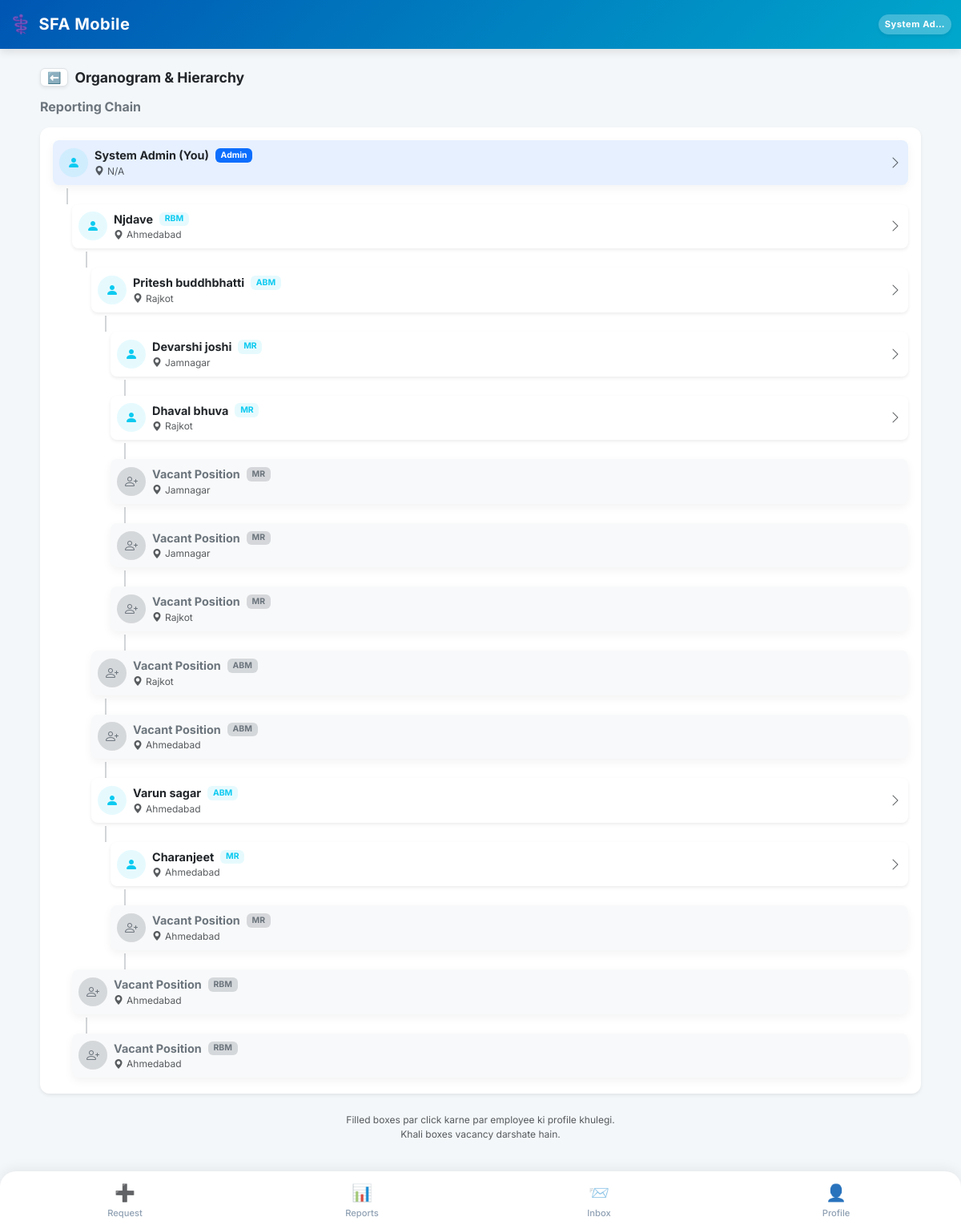
Screenshot of /organogram/ (signed in) with the database file from the repository.
### SFA/models.py (models this page shows, shortened)
class Employee(models.Model):
    user = models.OneToOneField(User, on_delete=models.CASCADE, null=True, blank=True)
    company = models.ForeignKey(Company, on_delete=models.PROTECT, related_name='employees') # Already Correct
    DESIGNATION_CHOICES = [
        ('MR', 'Medical Representative'),
        ('ABM', 'Area Business Manager'),
        ('RBM', 'Regional Business Manager'),
        ('ZBM', 'Zonal Business Manager'),
        ('NSM', 'National Sales Manager'),
        ('Admin', 'System Administrator'),
    ]
    name = models.CharField(max_length=100)
    employee_code = models.CharField(max_length=50) # 🌟 FIX: unique=True HATA DIYA HAI
    designation = models.CharField(max_length=5, choices=DESIGNATION_CHOICES, default='MR')
    manager = models.ForeignKey('self', on_delete=models.SET_NULL, null=True, blank=True, related_name='subordinates')
    headquarter = models.ForeignKey(Territory, on_delete=models.SET_NULL, null=True, blank=True)
    phone = models.CharField(max_length=15)
    joining_date = models.DateField(default=timezone.now, help_text="Employee ki company join karne ki date. DCR calendar is date se aage hi banega, pehle ka nahi.")
    photo = models.ImageField(upload_to='employee_photos/', blank=True, null=True, help_text="Employee ki profile photo")
    address = models.TextField(blank=True, null=True, help_text="Employee ka home address")
    is_active = models.BooleanField(default=True, help_text="False matlab ye employee company chhod chuka hai ya inactive hai.")
    leaving_date = models.DateField(null=True, blank=True, help_text="Employee ke company chhodne ki tareekh.")
    dob = models.DateField(null=True, blank=True, verbose_name="Date of Birth")
    anniversary = models.DateField(null=True, blank=True, verbose_name="Marriage Anniversary")
    blood_group = models.CharField(max_length=10, blank=True, null=True)
    emergency_contact = models.CharField(max_length=15, blank=True, null=True)
    permanent_address = models.TextField(blank=True, null=True)
    father_name = models.CharField(max_length=100, blank=True, null=True)
    father_dob = models.DateField(null=True, blank=True)
    father_mobile = models.CharField(max_length=15, blank=True, null=True)
    father_occupation = models.CharField(max_length=100, blank=True, null=True)
    mother_name = models.CharField(max_length=100, blank=True, null=True)
    mother_dob = models.DateField(null=True, blank=True)
    mother_mobile = models.CharField(max_length=15, blank=True, null=True)
    mother_occupation = models.CharField(max_length=100, blank=True, null=True)
    spouse_name = models.CharField(max_length=100, blank=True, null=True)
    spouse_dob = models.DateField(null=True, blank=True)
    spouse_mobile = models.CharField(max_length=15, blank=True, null=True)
    spouse_occupation = models.CharField(max_length=100, blank=True, null=True)
    child1_name = models.CharField(max_length=100, blank=True, null=True)
    child1_dob = models.DateField(null=True, blank=True)
    child2_name = models.CharField(max_length=100, blank=True, null=True)
    child2_dob = models.DateField(null=True, blank=True)
    EMPLOYMENT_STATUS_CHOICES = [
        ('active', 'Active'),
        ('resigned', 'Resigned'),
        ('retired', 'Retired'),
        ('transferred', 'Transferred'),
        ('terminated', 'Terminated'),
        ('vacant', 'Vacant (Placeholder)'),   # 🌟 Dummy employee jab tak naya MR na aaye
        ('archived', 'Archived (Old Dummy)'), # 🌟 Dummy jiska kaam ho gaya, naye employee ko sab de diya
    ]
    employment_status = models.CharField(
        max_length=15, choices=EMPLOYMENT_STATUS_CHOICES, default='active',
        help_text="is_active sirf access/login control karta hai; ye field WAJAH/reason batata hai."
    )
    is_placeholder = models.BooleanField(
        default=False,
        help_text="True = ye ek 'Vacant_<HQ>' dummy employee hai, asli insaan nahi. Joint Work me normal employee jaisa hi treat hota hai (use individual hi maana jayega)."
    )
    class Meta:
        unique_together = ('company', 'employee_code')
    def get_my_managers(self, include_inactive=False):
        managers = []
        boss = self.manager
        while boss is not None:
            if include_inactive or boss.is_active:
                managers.append(boss)
            boss = boss.manager
        return managers

class Territory(models.Model):
    company = models.ForeignKey(Company, on_delete=models.CASCADE, related_name='territories') # 🌟 CHANGED
    name = models.CharField(max_length=100)
    city = models.CharField(max_length=100)
    class Meta:
        unique_together = ('company', 'name')

### SFA/views/core.py (the view, shortened to what this page needs)
# urls.py: path('organogram/', views.organogram_view, name='organogram'),
@employee_required
def organogram_view(request, employee):
    from SFA.models import Employee
    nodes = []
    managers = employee.get_my_managers(include_inactive=False)
    managers.reverse() # Taaki sabse bada boss sabse upar aaye
    nodes.append({
        'id': employee.id,
        'name': f"{employee.name} (You)",
        'role': employee.designation,
        'hq': employee.headquarter.name if employee.headquarter else 'N/A',
        'is_me': True,
        'is_vacant': False,
        'depth': 0,
        'padding': 0
    })
    def get_subs(parent, depth):
        direct_reports = Employee.objects.filter(manager=parent).exclude(id=parent.id).order_by('name')
        for sub in direct_reports:
            if not sub.is_active and not sub.is_placeholder:
                continue
            is_vacant = sub.is_placeholder
            nodes.append({
                'id': sub.id,
                'name': 'Vacant Position' if is_vacant else sub.name,
                'role': sub.designation,
                'hq': sub.headquarter.name if sub.headquarter else 'N/A',
                'is_me': False,
                'is_vacant': is_vacant,
                'depth': depth,
                'padding': depth * 24 # UI indent ke liye 24px per depth
            })
            get_subs(sub, depth + 1)
    get_subs(employee, 1)
    return render(request, 'organogram.html', {'nodes': nodes})

### SFA/context_processors.py (called while the page is built)
def notification_counts(request):
    if request.user.is_authenticated and hasattr(request.user, 'employee'):
        employee = request.user.employee
        return {
            'unread_notif_count': SystemNotification.objects.filter(
                employee=employee, is_read=False
            ).count(),
            'unread_msg_count': InternalMessage.objects.filter(
                receiver=employee, is_read=False
            ).count(),
        }
    return {
        'unread_notif_count': 0,
        'unread_msg_count': 0,
    }

### SFA/templates/organogram.html
{% extends 'base.html' %}
{% block content %}
<div class="container-fluid p-0 mb-4 mt-2">
    <div class="d-flex align-items-center gap-2 mb-3 px-2">
        <a href="javascript:history.back()" class="btn btn-light shadow-sm btn-sm px-2 py-0 rounded-2 border bg-white text-secondary">⬅️</a>
        <h5 class="fw-bold text-dark mb-0" style="font-size: 1.1rem;">Organogram & Hierarchy</h5>
    </div>
    <div class="mx-2">
        <h6 class="fw-bold text-secondary mb-3">Reporting Chain</h6>
        <div class="card border-0 shadow-sm bg-white p-3" style="border-radius: 12px;">
            {% for node in nodes %}
                <a {% if not node.is_vacant %}href="{% url 'profile' %}?employee_id={{ node.id }}"{% endif %}
                   class="text-decoration-none d-block mb-1"
                   style="margin-left: {{ node.padding }}px;">
                    <div class="card border {% if node.is_me %}border-primary bg-primary bg-opacity-10{% elif node.is_vacant %}border-secondary bg-light{% else %}border-light shadow-sm{% endif %} rounded-3 p-2">
                        <div class="d-flex align-items-center">
                            <div class="rounded-circle d-flex align-items-center justify-content-center me-2
                                {% if node.is_vacant %}bg-secondary bg-opacity-25 text-secondary{% else %}bg-info bg-opacity-10 text-info{% endif %}"
                                style="width: 36px; height: 36px;">
                                <i class="bi {% if node.is_vacant %}bi-person-plus{% else %}bi-person-fill{% endif %}"></i>
                            </div>
                            <div class="flex-grow-1">
                                <div class="d-flex align-items-center gap-2">
                                    <span class="fw-bold {% if node.is_vacant %}text-secondary{% else %}text-dark{% endif %}" style="font-size: 0.9rem;">
                                        {{ node.name }}
                                    </span>
                                    <span class="badge {% if node.is_me %}bg-primary{% elif node.is_vacant %}bg-secondary bg-opacity-25 text-secondary{% else %}bg-info bg-opacity-10 text-info{% endif %}" style="font-size: 0.65rem;">
                                        {{ node.role }}
                                    </span>
                                </div>
                                <small class="text-muted d-flex align-items-center gap-1" style="font-size: 0.75rem;">
                                    <i class="bi bi-geo-alt-fill"></i> {{ node.hq }}
                                </small>
                            </div>
                            {% if not node.is_vacant %}
                                <i class="bi bi-chevron-right text-muted"></i>
                            {% endif %}
                        </div>
                    </div>
                </a>
                {% if not forloop.last %}
                <div class="d-flex" style="margin-left: {{ node.padding }}px;">
                    <div style="width: 2px; height: 20px; background-color: rgba(108, 117, 125, 0.3); margin-left: 17px;"></div>
                </div>
                {% endif %}
            {% endfor %}
        </div>
        <p class="text-muted text-center mt-4" style="font-size: 0.75rem;">
            Filled boxes par click karne par employee ki profile khulegi.<br>Khali boxes vacancy darshate hain.
        </p>
    </div>
</div>
{% endblock %}

### SFA/templates/base.html (shortened to what this page needs)
<!DOCTYPE html>
<html lang="en">
<head>
    <link href="https://cdn.jsdelivr.net/npm/bootstrap@5.3.0/dist/css/bootstrap.min.css" rel="stylesheet">
    <link href="https://cdn.jsdelivr.net/npm/bootstrap-icons@1.11.0/font/bootstrap-icons.css" rel="stylesheet">
</head>
<body>
    <nav class="navbar navbar-dark navbar-custom sticky-top">
        <div class="container-fluid py-1">
            <span class="navbar-brand mb-0 h1 d-flex align-items-center gap-2">
                <span style="font-size: 1.4rem;">⚕️</span> SFA Mobile
            </span>
            <div class="d-flex align-items-center gap-3">
                <span class="text-white fw-bold bg-white bg-opacity-25 px-2 py-1 rounded-pill shadow-sm" style="font-size: 0.70rem; letter-spacing: 0.5px;">
                    {{ request.user.employee.name|default:"Guest"|truncatechars:10 }}
                </span>
            </div>
        </div>
    </nav>
    <div class="container mt-4 mb-4">
        {% block content %}
        {% endblock %}
    </div>
    <div class="fixed-bottom bottom-nav d-flex justify-content-between align-items-center">
        <a href="{% url 'request_hub' %}" class="nav-item {% if request.resolver_match.url_name == 'request_hub' %}active{% endif %}">
            <span class="nav-icon">➕</span>Request
        </a>
        <a href="{% url 'view_hub' %}" class="nav-item {% if request.resolver_match.url_name == 'view_hub' or request.resolver_match.url_name == 'dcr_report' %}active{% endif %}">
            <span class="nav-icon">📊</span>Reports
        </a>
        <a href="{% url 'web_inbox' %}" class="nav-item {% if request.resolver_match.url_name == 'web_inbox' or request.resolver_match.url_name == 'web_compose' %}active{% endif %}">
            <span class="nav-icon position-relative">
                📨
            </span>Inbox
        </a>
        <a href="{% url 'profile' %}" class="nav-item {% if request.resolver_match.url_name == 'profile' %}active{% endif %}">
            <span class="nav-icon">👤</span>Profile
        </a>
    </div>
</body>
</html>

### SFA/templates/base.html (style rules this page uses)
:root { --pharma-primary: #0056b3; --pharma-secondary: #00a8cc; --bg-light: #f4f7f9; }
body { font-family: 'Inter', sans-serif; background-color: var(--bg-light); padding-bottom: 85px; }
.navbar-custom { background: linear-gradient(135deg, var(--pharma-primary), var(--pharma-secondary)); box-shadow: 0 4px 10px rgba(0,0,0,0.1); }
.navbar-brand { font-weight: 700; letter-spacing: 0.5px; }
.card { border: none !important; border-radius: 12px; box-shadow: 0 4px 12px rgba(0, 0, 0, 0.05); }
.bottom-nav { background-color: #ffffff; border-top-left-radius: 20px; border-top-right-radius: 20px; box-shadow: 0 -4px 15px rgba(0,0,0,0.06); padding: 5px 8px; }
.nav-item { text-align: center; flex: 1; padding: 6px 0; color: #8fa0b3; font-size: 0.70rem; font-weight: 500; text-decoration: none; border-radius: 12px; transition: all 0.3s ease; }
.nav-icon { font-size: 1.3rem; display: block; margin-bottom: 2px; filter: grayscale(20%); }

### rows the page displays
Employee: role "Admin"
Employee: name "Njdave", role "RBM"
Territory: hq "Ahmedabad" "Ahmedabad" "Ahmedabad" "Ahmedabad" "Ahmedabad" "Ahmedabad" "Ahmedabad"
Employee: name "Pritesh buddhbhatti", role "ABM"
Territory: hq "Rajkot" "Rajkot" "Rajkot" "Rajkot"
Employee: name "Devarshi joshi", role "MR"
Territory: hq "Jamnagar" "Jamnagar" "Jamnagar"
Employee: name "Dhaval bhuva", role "MR"
Employee: role "MR"
Employee: role "MR"
Employee: role "MR"
Employee: role "ABM"
Employee: role "ABM"
Employee: name "Varun sagar", role "ABM"
Employee: name "Charanjeet", role "MR"
Employee: role "MR"
Employee: role "RBM"
Employee: role "RBM"

### other values shown
{{ request.user.employee.name|default:"Guest"|truncatechars:10 }} "System Ad…"
{{ node.name }} "System Admin (You)" "Vacant Position" "Vacant Position" "Vacant Position" "Vacant Position" "Vacant Position" "Vacant Position" "Vacant Position" "Vacant Position"
{{ node.hq }} "N/A"
